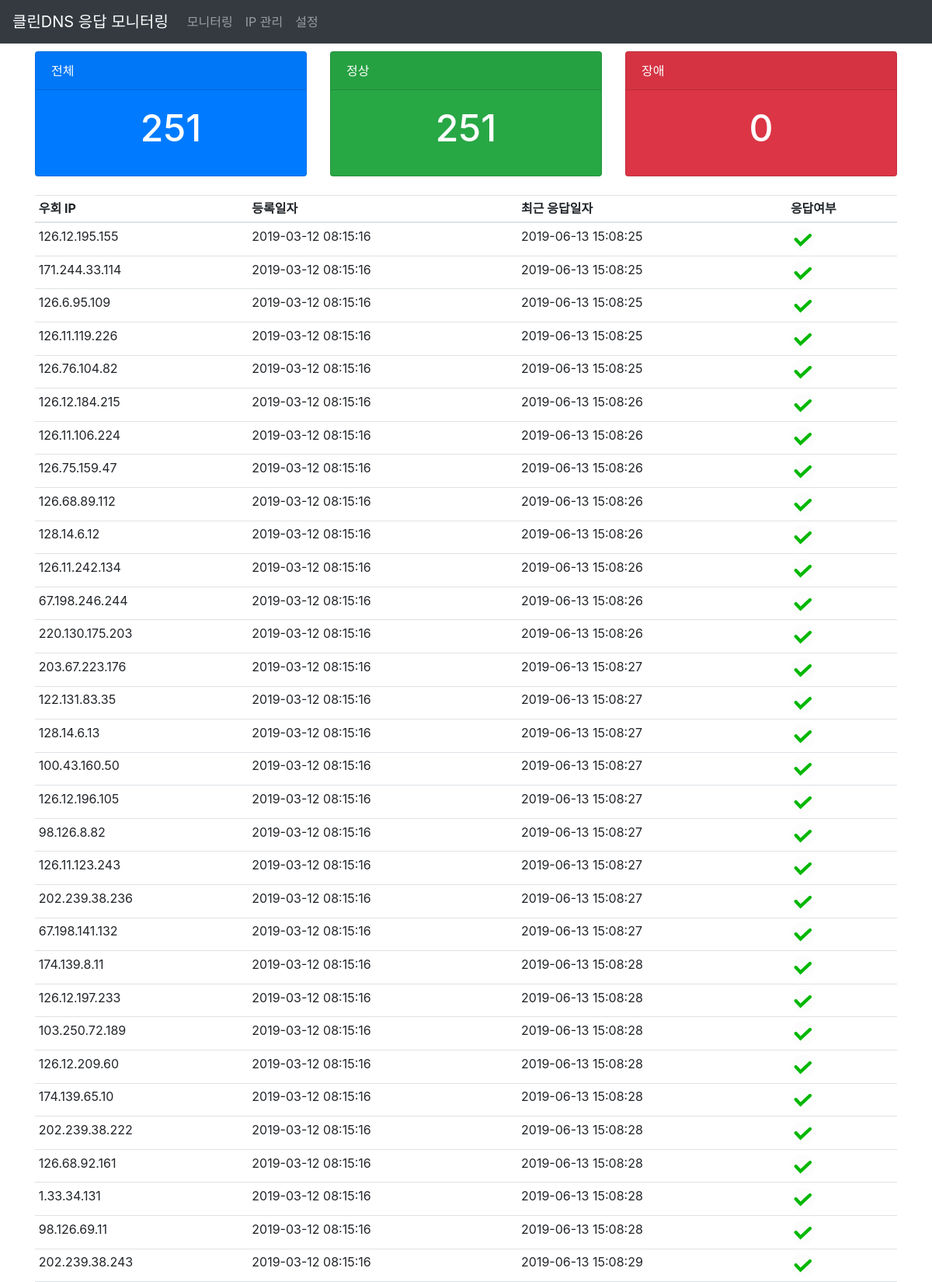
The page / (upper part) on the database its author committed.
### app.py (models this page shows, shortened)
class Post(db.Model):
    __table_name__ = 'post'
    id = db.Column(db.Integer, primary_key=True)
    server = db.Column(db.String(20), unique=True, nullable=False)
    status = db.Column(db.Text)
    reg_date = db.Column(db.DateTime, default=datetime.now())
    resp_date = db.Column(db.DateTime, default=datetime.now())

### app.py (the view)
@app.route('/', methods=['GET', 'POST'])
def index():
    if request.method == 'POST':
        posts = Post.query.order_by("status").all()
        for post in posts:
            post.reg_date = post.reg_date.strftime("%Y-%m-%d %H:%M:%S")
            post.resp_date = post.resp_date.strftime("%Y-%m-%d %H:%M:%S")
        return Response(jsonpickle.encode(posts), mimetype='application/json')
    posts = Post.query.order_by("status").all()
    settings = Setting.query.all()
    return render_template('index.html', posts=posts, settings=settings)

### templates/index.html (shortened to what this page needs)
{% extends 'layout.html' %}
{% block content %}
<div class="container">
    <div class="row">
        <div class="col">
            <div class="card-deck">
                <div class="card text-white bg-primary mb-4">
                    <div class="card-header">전체</div>
                    <div class="card-body align-items-center d-flex justify-content-center">
                        <h1 class="card-title" id="card_1">{{posts|length}}</h1>
                    </div>
                </div>
                {% set counter = namespace(i=0)  %}
                {% for post in posts %}
                    {% if post.status != 'true' %}
                        {% set counter.i = counter.i + 1 %}
                    {% endif %}
                {% endfor %}
                <div class="card text-white bg-success mb-4">
                    <div class="card-header">정상</div>
                    <div class="card-body align-items-center d-flex justify-content-center">
                        <h1 class="card-title" id="card_2">{{ posts|length - counter.i}}</h1>
                    </div>
                </div>
                <div class="card text-white bg-danger mb-4">
                    <div class="card-header">장애</div>
                    <div class="card-body align-items-center d-flex justify-content-center">
                        <h1 class="card-title" id="card_3">{{counter.i}}</h1>
                    </div>
                </div>
            </div>
        </div>
    </div>
</div>
<div class="container">
    <div class="row">
        <div class="col">
            <table class="table table-sm" id="iptable">
                <thead>
                <tr>
                    <th scope="col">우회 IP</th>
                    <th scope="col">등록일자</th>
                    <th scope="col">최근 응답일자</th>
                    <th scope="col">응답여부</th>
                </tr>
                </thead>
                <tbody>
                {% for post in posts %}
                <tr>
                    <td id="td_2">{{ post.server }}</td>
                    <td id="td_3">{{ post.reg_date.strftime('%Y-%m-%d %H:%M:%S') }}</td>
                    <td id="td_4">{{ post.resp_date.strftime('%Y-%m-%d %H:%M:%S') }}</td>
                    <td id="td_5">
                        {% if post.status == 'true' %}
                        <img class="rounded-circle mx-auto" src="{{ url_for('static', filename='green.png') }}"
                             width="32px" height="32px">
                        {% else %}
                        <img class="rounded-circle mx-auto" src="{{ url_for('static', filename='red.png') }}"
                             width="32px" height="32px">
                        {% endif %}
                    </td>
                </tr>
                {% endfor %}
                </tbody>
            </table>
        </div>
    </div>
</div>
{% endblock %}

### templates/layout.html (shortened to what this page needs)
<!DOCTYPE HTML>
<html lang="kr">
  <head>
    <link rel="stylesheet" href="{{ url_for('static', filename='bootstrap.min.css') }}">
    <link rel="stylesheet" href="{{ url_for('static', filename='all.css') }}">
    <link rel="stylesheet" href="{{ url_for('static', filename='layout.css') }}">
  </head>
  <body>
    <header class="site-header">
      <nav class="navbar navbar-expand-md fixed-top navbar-dark bg-dark mb-4">
        <a class="navbar-brand" href="{{ url_for('index') }}">클린DNS 응답 모니터링</a>
        <div class="collapse navbar-collapse" id="navbarCollapse">
          <ul class="navbar-nav mr-auto">
            <li class="nav-item">
              <a class="nav-link" href="{{ url_for('index') }}">모니터링</a>
            </li>
            <li class="nav-item">
              <a class="nav-link" href="{{ url_for('ipmgnt') }}">IP 관리</a>
            </li>
            <li class="nav-item">
              <a class="nav-link" href="{{ url_for('settings') }}">설정</a>
            </li>
          </ul>
        </div>
      </nav>
    </header>
    <main role="main">
    {% block content %}{% endblock %}
    </main>
  </body>
</html>

### static/layout.css (style rules this page uses)
html { position: relative; min-height: 100%; }
body { padding-top: 56px; }
.card-deck { margin-top: 10px; }
.card { width: 400px; }
.card-title { font-size: 3em; }

### rows shown on the page
Post: server "126.12.195.155", reg_date "2019-03-12 08:15:16", resp_date "2019-06-13 15:08:25"
Post: server "171.244.33.114", reg_date "2019-03-12 08:15:16", resp_date "2019-06-13 15:08:25"
Post: server "126.6.95.109", reg_date "2019-03-12 08:15:16", resp_date "2019-06-13 15:08:25"
Post: server "126.11.119.226", reg_date "2019-03-12 08:15:16", resp_date "2019-06-13 15:08:25"
Post: server "126.76.104.82", reg_date "2019-03-12 08:15:16", resp_date "2019-06-13 15:08:25"
Post: server "126.12.184.215", reg_date "2019-03-12 08:15:16", resp_date "2019-06-13 15:08:26"
Post: server "126.11.106.224", reg_date "2019-03-12 08:15:16", resp_date "2019-06-13 15:08:26"
Post: server "126.75.159.47", reg_date "2019-03-12 08:15:16", resp_date "2019-06-13 15:08:26"
Post: server "126.68.89.112", reg_date "2019-03-12 08:15:16", resp_date "2019-06-13 15:08:26"
Post: server "128.14.6.12", reg_date "2019-03-12 08:15:16", resp_date "2019-06-13 15:08:26"
Post: server "126.11.242.134", reg_date "2019-03-12 08:15:16", resp_date "2019-06-13 15:08:26"
Post: server "67.198.246.244", reg_date "2019-03-12 08:15:16", resp_date "2019-06-13 15:08:26"
Post: server "220.130.175.203", reg_date "2019-03-12 08:15:16", resp_date "2019-06-13 15:08:26"
Post: server "203.67.223.176", reg_date "2019-03-12 08:15:16", resp_date "2019-06-13 15:08:27"
Post: server "122.131.83.35", reg_date "2019-03-12 08:15:16", resp_date "2019-06-13 15:08:27"
Post: server "128.14.6.13", reg_date "2019-03-12 08:15:16", resp_date "2019-06-13 15:08:27"
Post: server "100.43.160.50", reg_date "2019-03-12 08:15:16", resp_date "2019-06-13 15:08:27"
Post: server "126.12.196.105", reg_date "2019-03-12 08:15:16", resp_date "2019-06-13 15:08:27"
Post: server "98.126.8.82", reg_date "2019-03-12 08:15:16", resp_date "2019-06-13 15:08:27"
Post: server "126.11.123.243", reg_date "2019-03-12 08:15:16", resp_date "2019-06-13 15:08:27"
Post: server "202.239.38.236", reg_date "2019-03-12 08:15:16", resp_date "2019-06-13 15:08:27"
Post: server "67.198.141.132", reg_date "2019-03-12 08:15:16", resp_date "2019-06-13 15:08:27"
Post: server "174.139.8.11", reg_date "2019-03-12 08:15:16", resp_date "2019-06-13 15:08:28"
Post: server "126.12.197.233", reg_date "2019-03-12 08:15:16", resp_date "2019-06-13 15:08:28"
Post: server "103.250.72.189", reg_date "2019-03-12 08:15:16", resp_date "2019-06-13 15:08:28"
Post: server "126.12.209.60", reg_date "2019-03-12 08:15:16", resp_date "2019-06-13 15:08:28"
Post: server "174.139.65.10", reg_date "2019-03-12 08:15:16", resp_date "2019-06-13 15:08:28"
Post: server "202.239.38.222", reg_date "2019-03-12 08:15:16", resp_date "2019-06-13 15:08:28"
Post: server "126.68.92.161", reg_date "2019-03-12 08:15:16", resp_date "2019-06-13 15:08:28"
Post: server "1.33.34.131", reg_date "2019-03-12 08:15:16", resp_date "2019-06-13 15:08:28"
Post: server "98.126.69.11", reg_date "2019-03-12 08:15:16", resp_date "2019-06-13 15:08:28"
Post: server "202.239.38.243", reg_date "2019-03-12 08:15:16", resp_date "2019-06-13 15:08:29"

### other values the page prints
{{ posts|length }} "251"
{{ posts|length - counter.i }} "251"
{{ counter.i }} "0"
